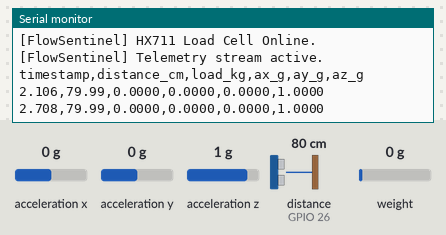
A sketch run on a simulated ESP32. On the bench: the last lines printed to the serial monitor. Wiring (inferred from the names in the program): ultrasonic range finder: trigger GPIO 25; echo GPIO 26; MPU-9250 motion sensor at I2C address 0x68. The test bench sets the inputs (shaded band); at power-on: acceleration x 0 g, distance to the obstacle (sensor on GPIO 26) 80 cm, weight on the scale 0 g, acceleration y 0 g, acceleration z 1 g. The echo pulse lasts 58.3 µs per cm.

Above: at 3.3 s.
3.4 s: acceleration x set to -1.4 g
At 4.2 s:
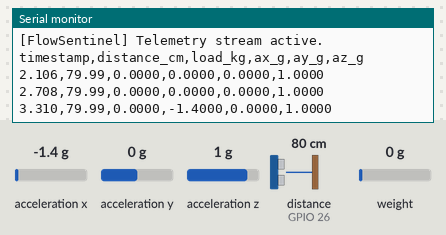
4.9 s: distance to the obstacle (sensor on GPIO 26) set to 2 cm
At 5.4 s:
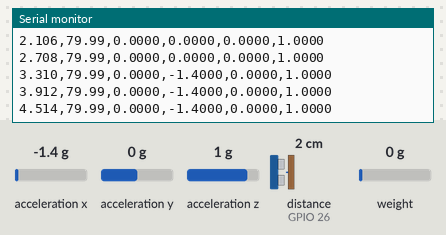
6.4 s: weight on the scale set to 100 g
At 7.1 s:
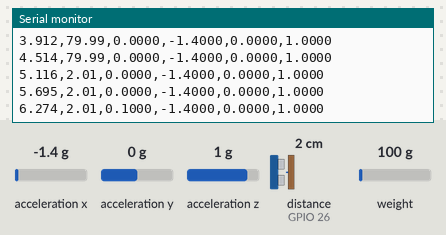
7.9 s: acceleration y set to -1.4 g
At 7.9 s:
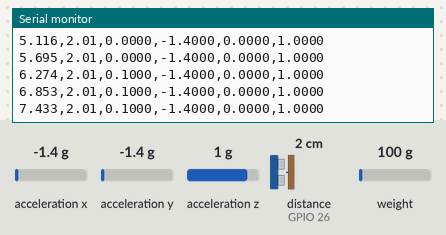
9.4 s: acceleration z set to -1.4 g
At 10.0 s:
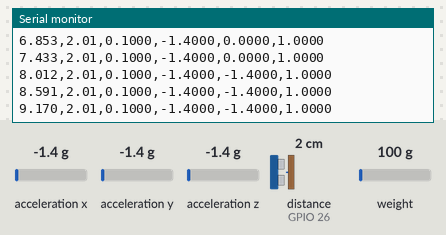
10.9 s: distance to the obstacle (sensor on GPIO 26) set to 4 cm
At 11.8 s:
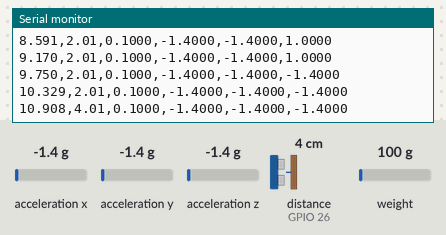
Timing chart, 0 to 13.4 s (numbered marks = the images above; inputs shaded):
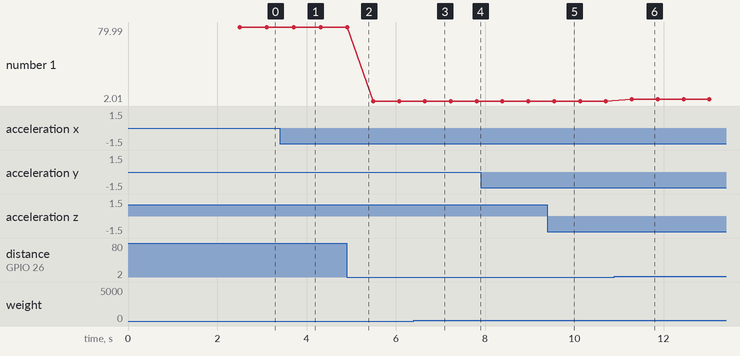

Measured:
- after the input at 3.4 s, the serial monitor: prints a new line after 0.31 s (image 1)
- after the input at 6.4 s, the serial monitor: prints a new line after 0.25 s (image 3)
- after the input at 10.9 s, the serial monitor: prints a new line after 0.39 s (image 6)
- plotted number 1: 79.99 → 2.01 after the input at 4.9 s, 2.01 → 4.01 after the input at 10.9 s

The sketch:

esp32_chuteguard_v2.ino
```cpp
/*
 * ==============================================================================
 * FlowSentinel — ESP32 MULTI-SENSOR HARDWARE FIRMWARE (v2.0)
 * ==============================================================================
 *
 * Hardware Sensors:
 *   1. HC-SR04 Ultrasonic Sensor (Surface Distance to Material)
 *   2. HX711 Load Cell Amplifier (Material Load / Weight)
 *   3. MPU6050 / MPU6500 6-DOF IMU (Chute Vibration & Tri-Axial Acceleration)
 *
 * Communication Modes:
 *   - Mode A: USB High-Speed Serial (115200 baud) -> Sends standard CSV
 *   - Mode B: WiFi HTTP REST Push -> POSTs JSON to /api/telemetry/esp32/push
 *
 * Pinout Wiring:
 *   - HC-SR04:   TRIG = GPIO 25, ECHO = GPIO 26
 *   - HX711:     DOUT = GPIO 32, SCK = GPIO 33
 *   - MPU6050:   SDA = GPIO 21,  SCL = GPIO 22, VCC = 3.3V, GND = GND
 * ==============================================================================
 */

#include <Wire.h>
#include "HX711.h"
#include <WiFi.h>
#include <HTTPClient.h>

// ========================== CONFIGURATION ==========================
#define ENABLE_WIFI       false             // Set to true to enable WiFi HTTP POST
const char* WIFI_SSID     = "YOUR_WIFI_SSID";
const char* WIFI_PASSWORD = "YOUR_WIFI_PASSWORD";
const char* BACKEND_URL   = "http://192.168.1.100:8000/api/telemetry/esp32/push";

// ============================ PIN MAPPING ==========================
#define TRIG_PIN 25
#define ECHO_PIN 26
#define HX_DOUT  32
#define HX_SCK   33
#define SDA_PIN  21
#define SCL_PIN  22

// ======================== MPU6050 REGISTERS ========================
#define MPU_ADDR     0x68
#define PWR_MGMT_1   0x6B
#define ACCEL_XOUT_H 0x3B

// ========================== SENSOR OBJECTS =========================
HX711 scale;
float calibrationFactor = -74.0; // Calibrate with known weight

// ============================= SETUP ===============================
void setup() {
  Serial.begin(115200);
  delay(1000);
  Serial.println("\n[FlowSentinel] Initializing ESP32 Hardware...");

  // 1. HC-SR04 Ultrasonic Setup
  pinMode(TRIG_PIN, OUTPUT);
  pinMode(ECHO_PIN, INPUT);
  digitalWrite(TRIG_PIN, LOW);

  // 2. MPU6050 I2C Setup
  Wire.begin(SDA_PIN, SCL_PIN);
  delay(100);
  Wire.beginTransmission(MPU_ADDR);
  byte mpuErr = Wire.endTransmission();
  if (mpuErr == 0) {
    Wire.beginTransmission(MPU_ADDR);
    Wire.write(PWR_MGMT_1);
    Wire.write(0x00); // Wake up MPU
    Wire.endTransmission();
    Serial.println("[FlowSentinel] MPU6050 Online.");
  } else {
    Serial.println("[FlowSentinel] Warning: MPU6050 not detected on I2C.");
  }

  // 3. HX711 Load Cell Setup
  scale.begin(HX_DOUT, HX_SCK);
  if (scale.wait_ready_timeout(2000)) {
    scale.set_scale(calibrationFactor);
    scale.tare(10);
    Serial.println("[FlowSentinel] HX711 Load Cell Online.");
  } else {
    Serial.println("[FlowSentinel] Warning: HX711 not responding.");
  }

  // 4. WiFi Connection (Optional)
  if (ENABLE_WIFI) {
    Serial.print("[FlowSentinel] Connecting to WiFi: ");
    Serial.println(WIFI_SSID);
    WiFi.begin(WIFI_SSID, WIFI_PASSWORD);
    int retries = 0;
    while (WiFi.status() != WL_CONNECTED && retries < 20) {
      delay(500);
      Serial.print(".");
      retries++;
    }
    if (WiFi.status() == WL_CONNECTED) {
      Serial.print("\n[FlowSentinel] WiFi Connected! IP: ");
      Serial.println(WiFi.localIP());
    } else {
      Serial.println("\n[FlowSentinel] WiFi connection failed. Continuing in Serial-only mode.");
    }
  }

  Serial.println("[FlowSentinel] Telemetry stream active.");
  Serial.println("timestamp,distance_cm,load_kg,ax_g,ay_g,az_g");
}

// ======================== HELPER FUNCTIONS =========================
float readUltrasonicMedian() {
  const int samples = 5;
  float readings[samples];
  int count = 0;

  for (int i = 0; i < samples; i++) {
    digitalWrite(TRIG_PIN, LOW);
    delayMicroseconds(2);
    digitalWrite(TRIG_PIN, HIGH);
    delayMicroseconds(10);
    digitalWrite(TRIG_PIN, LOW);

    unsigned long duration = pulseIn(ECHO_PIN, HIGH, 25000);
    if (duration > 0) {
      float distance = (duration * 0.0343) / 2.0;
      if (distance >= 0.5 && distance <= 400.0) {
        readings[count++] = distance;
      }
    }
    delay(15);
  }

  if (count == 0) return 0.0; // Fault indicator

  // Bubble sort
  for (int i = 0; i < count - 1; i++) {
    for (int j = i + 1; j < count; j++) {
      if (readings[i] > readings[j]) {
        float temp = readings[i];
        readings[i] = readings[j];
        readings[j] = temp;
      }
    }
  }
  return readings[count / 2];
}

bool readMPU(float &ax, float &ay, float &az) {
  Wire.beginTransmission(MPU_ADDR);
  Wire.write(ACCEL_XOUT_H);
  if (Wire.endTransmission(false) != 0) return false;

  Wire.requestFrom((uint8_t)MPU_ADDR, (size_t)6);
  if (Wire.available() < 6) return false;

  int16_t rawX = ((int16_t)Wire.read() << 8) | Wire.read();
  int16_t rawY = ((int16_t)Wire.read() << 8) | Wire.read();
  int16_t rawZ = ((int16_t)Wire.read() << 8) | Wire.read();

  // Configured for ±2g sensitivity (16384 LSB/g)
  ax = rawX / 16384.0;
  ay = rawY / 16384.0;
  az = rawZ / 16384.0;
  return true;
}

// ============================ MAIN LOOP ============================
void loop() {
  float timestamp = millis() / 1000.0;

  // 1. Read Ultrasonic
  float distance_cm = readUltrasonicMedian();

  // 2. Read MPU6050 Accel
  float ax = 0.0, ay = 0.0, az = 1.0;
  bool mpuOK = readMPU(ax, ay, az);
  if (!mpuOK) { ax = 0.0; ay = 0.0; az = 0.0; }

  // 3. Read HX711 Load
  float load_kg = 0.0;
  if (scale.wait_ready_timeout(100)) {
    float rawGrams = scale.get_units(3);
    if (abs(rawGrams) < 2.0) rawGrams = 0.0;
    load_kg = rawGrams / 1000.0; // Grams to kg
    if (load_kg < 0.0) load_kg = 0.0;
  }

  // 4. Output CSV via USB Serial (Format: timestamp,distance_cm,load_kg,ax_g,ay_g,az_g)
  Serial.print(timestamp, 3);
  Serial.print(",");
  Serial.print(distance_cm, 2);
  Serial.print(",");
  Serial.print(load_kg, 4);
  Serial.print(",");
  Serial.print(ax, 4);
  Serial.print(",");
  Serial.print(ay, 4);
  Serial.print(",");
  Serial.println(az, 4);

  // 5. Optional WiFi HTTP POST
  if (ENABLE_WIFI && WiFi.status() == WL_CONNECTED) {
    HTTPClient http;
    http.begin(BACKEND_URL);
    http.addHeader("Content-Type", "application/json");

    String json = "{";
    json += "\"timestamp\":" + String(timestamp, 3) + ",";
    json += "\"distance_cm\":" + String(distance_cm, 2) + ",";
    json += "\"load_kg\":" + String(load_kg, 4) + ",";
    json += "\"ax_g\":" + String(ax, 4) + ",";
    json += "\"ay_g\":" + String(ay, 4) + ",";
    json += "\"az_g\":" + String(az, 4);
    json += "}";

    int httpCode = http.POST(json);
    http.end();
  }

  delay(200); // 5 Hz update rate
}
```
